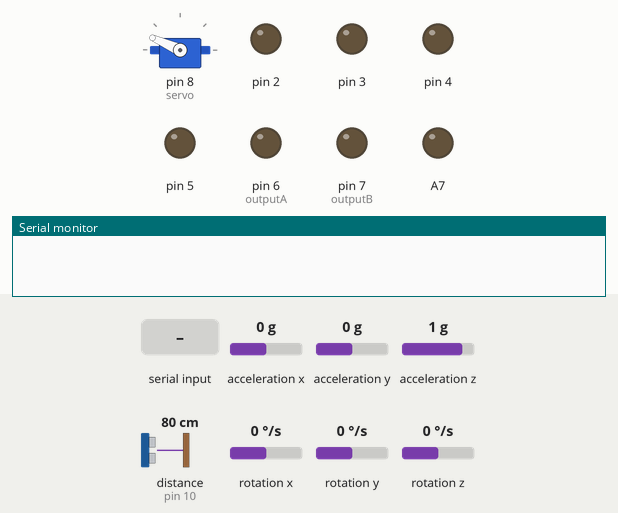
Recording of a sketch running on a simulated Arduino Mega 2560, built with avr-gcc and run on an emulated ATmega2560. Parts: servo, output pins drawn as LEDs (lit = HIGH), the last lines printed to the serial monitor. Inputs (shaded band) come from the test bench; at power-on: acceleration x 0 g, acceleration y 0 g, acceleration z 1 g, distance to the obstacle (sensor on pin 10) 80 cm, rotation x 0 °/s, rotation y 0 °/s, rotation z 0 °/s. The echo pulse lasts 58.3 µs per cm; no radio packets arrive unless stated; pins used as bus, display or sensor lines are not drawn.

Above: at 7.21 s.
7.3 s: "orange" received over Serial
At 15.33 s:
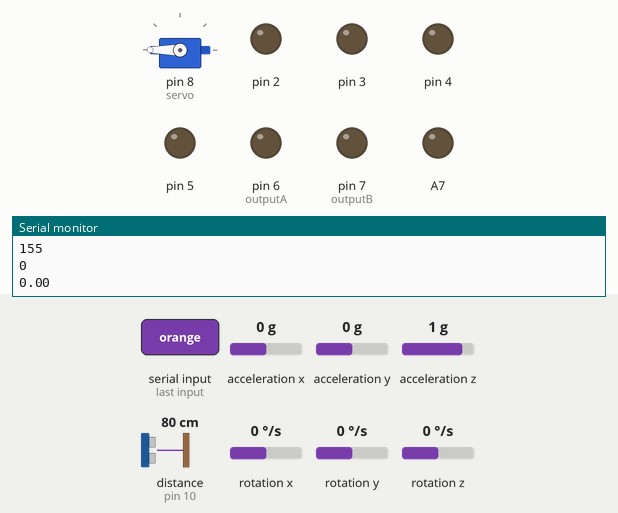
16.9 s: "-" received over Serial
At 18.38 s:
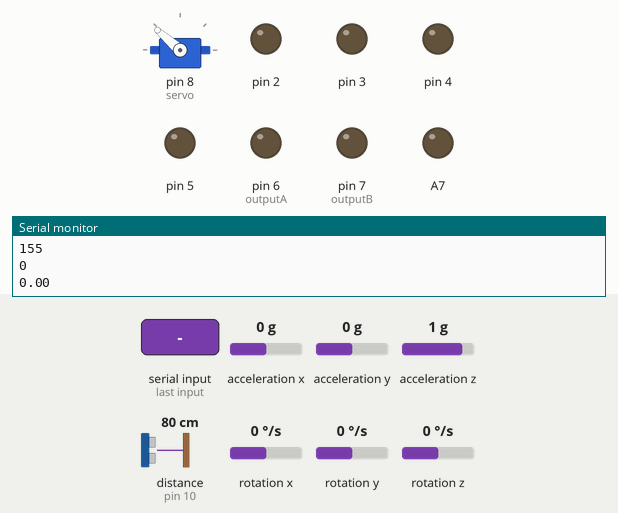
20.4 s: "orange" received over Serial
At 20.4 s:
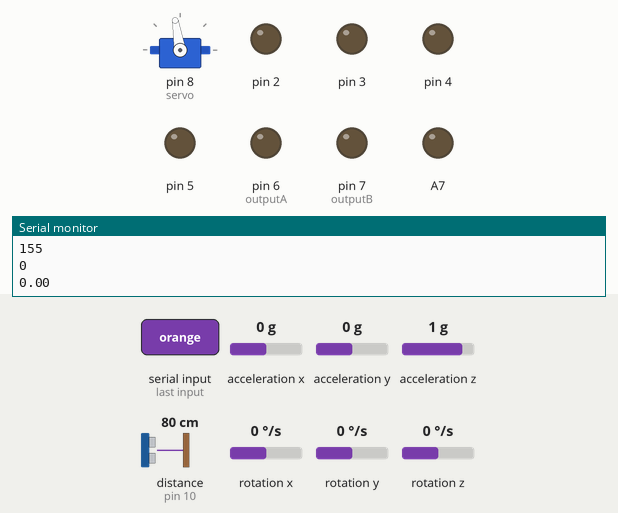
34.4 s: "90,45,200\n" received over Serial
Timing chart, 0 to 38.9 s (numbered marks = the images above; inputs shaded):
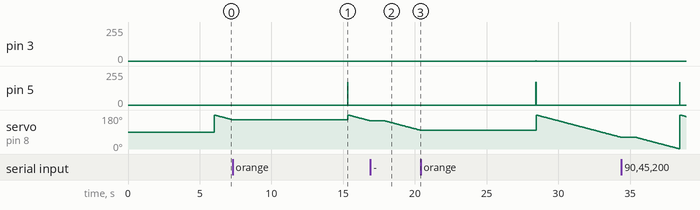

The sketch:

master_bot.ino
```cpp
#include <Wire.h>
#include <MPU6050.h>
int steps=0;
int counter=0;
int aState;
int aLastState=0;
int w=-1;
MPU6050 mpu;
int d=30;
// Timers
unsigned long timer = 0;
float timeStep = 0.01;
float temp=0;
// Pitch, Roll and Yaw values
int outputA=6;
int outputB=7;
float pitch = 0;
float roll = 0;
float yaw = 0;
#include <nRF24L01.h>
#include <printf.h>
#include <RF24.h>
#include <RF24_config.h>
#include <Servo.h>
#include <SPI.h>
#include <math.h>
String x1,y1,x12,y12,x13,y13="";
const int trig=9;
const int echo=10;
int flag1=0;
int flag2=0;
int flag3=0;
int bkl=1;
int i,x,y=0;
int duration, inches, c;
Servo servo;
int starting_x=0;
int destination_x=0;
int starting_y=0;
int destination_y=0;
RF24 transmit (48,49);
byte address [5] ="00001";
struct package
  {
    int starting_x=0;
    int destination_x=0;
    int starting_y=0;
    int destination_y=0;
  };
typedef struct package Package;
Package data;
void setup()
{
  Serial.begin(9600);
  //mpu.calibrateGyro();
  // Set threshold sensivty. Default 3.
  // If you don't want use threshold, comment this line or set 0.
  //mpu.setThreshold(1);
  transmit.begin();
  transmit.openWritingPipe(address);
  transmit.setPALevel(RF24_PA_MIN);
  transmit.setDataRate(RF24_250KBPS);
  transmit.setChannel(100);
  transmit.stopListening();
  servo.attach(8);
  pinMode(2,OUTPUT);
  pinMode(3,OUTPUT);
pinMode(4,OUTPUT);
pinMode(5,OUTPUT);
  pinMode(6,OUTPUT);
  pinMode(7,OUTPUT);
  pinMode(trig,OUTPUT);
  pinMode(echo,INPUT);
  pinMode(A7,OUTPUT);
  analogWrite(A7,LOW);
  digitalWrite(7,LOW);
  delay(3000);
  x1=Serial.readString();
  delay(2000);
}
void loop()
{
  timer=millis();
   for(int i=180;i>=1;i--)
  {
   servo.write(i);
   delay(50);
  if(Serial.available()>0)
  {
    String c=Serial.readString();
    if(c=="orange")
    {
   Serial.println('r');
   digitalWrite(trig, LOW);
   delayMicroseconds(2);
   digitalWrite(trig, HIGH);
   delayMicroseconds(10);
   digitalWrite(trig, LOW);
   duration = pulseIn(echo, HIGH);
   c = duration/29/2;
   delay(1000);
   Serial.println(c);
   delay(1000);
   Serial.println(servo.read());
   delay(3000);
   String m=Serial.readString();
   String n1=Serial.readString();
   int n=x1.length();
   for(i=0;i<n;i++)
  {
    if(x1[i]=='k')
    {
      flag1=bkl;
      i++;
    }
    if(flag1!=1)
    {
      x12+=x1[i];
    }
    else
    {
      y12+=x1[i];
    }
  }
  data.destination_x=x12.toInt();
  data.destination_y=y12.toInt();
  flag1=0;
  n=m.length();
  for(i=0;i<n;i++)
  {
    if(m[i]=='k')
    {
      flag1=bkl;
      i++;
    }
    if(flag1!=1)
    {
      x13+=m[i];
    }
    else{
      y13+=m[i];
    }
  }
  if(x13[0]=='-')
  {
    flag2=1;
    x13.remove(0,1);
  }
    if(y13[0]=='-')
  {
    flag3=1;
    y13.remove(0,1);
  }
  data.starting_x=x13.toInt();
  data.starting_y=y13.toInt();
  if(flag2==1)
    data.starting_x=-data.starting_x;
    if(flag3==1)
    data.starting_y=-data.starting_y;
   transmit.write(&data,sizeof(data));
  int b=data.destination_y;
   int a=data.destination_x;
    double z= b/a;
     w = atan(z);
    w=w*57.2958; // degree conversion
    double distance1 = sqrt((a*a) + (b*b));
    distance1=1.8*distance1;
    if(w<0)
  w=w-(2*w);
if(a>0 && b>0)
  w=int(90-w);
if(a<0 && b>0)
  w=int(270+w);
if(a<0 && b<0)
  w=int(270-w);
if(a>0 && b<0)
  w=int(90+w);
    }
  }
  }
Vector norm = mpu.readNormalizeGyro();
yaw = yaw + norm.ZAxis * timeStep;
temp=-(yaw +norm.ZAxis * timeStep);
if(temp<=34)
{
Serial.println(w);
analogWrite(2,0);
analogWrite(3,HIGH);
analogWrite(4,0);
analogWrite(5,170);
delay(9);
analogWrite(5,0);
analogWrite(4,0);
analogWrite(3,0);
analogWrite(2,0);
}
Serial.println(temp);
if(temp>=w)
{
if(counter!=steps)
{
Serial.println("entered");
analogWrite(2,0);
analogWrite(3,200);
analogWrite(4,130);
analogWrite(5,0);
delay(20);
analogWrite(2,0);
analogWrite(3,0);
analogWrite(4,0);
analogWrite(5,0);

aState=digitalRead(outputA);
if (aState != aLastState){
if (digitalRead(outputB) != aState)
   counter--;
else
   counter++;
aLastState = aState;
}
}
}
}

//Serial.pritln("translating in straight direction");
//Serial.print("counter value is :");
//Serial.println(counter);
```
